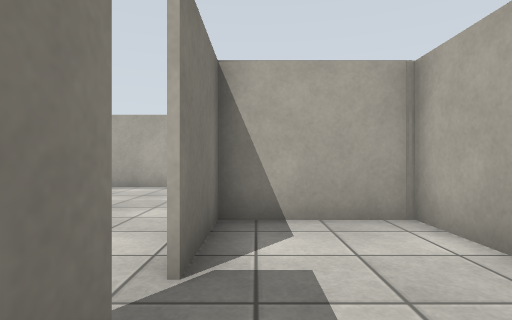
[1] (above)

17 first-person views from a walk through a Gazebo world. The camera is 0.94 m above the floor, looks level and sees 80° across. Floor lines are 1 m apart. The floor is counted in squares, 1 m on a side. Each view is taken from the middle of a square. On the plan, view 1 faces up. The plan holds only what a view shows up to about 11 squares ahead; the rest is blank. The place goes on beyond the plan. Surface patterns are stand-ins for the level's own textures.

[2]
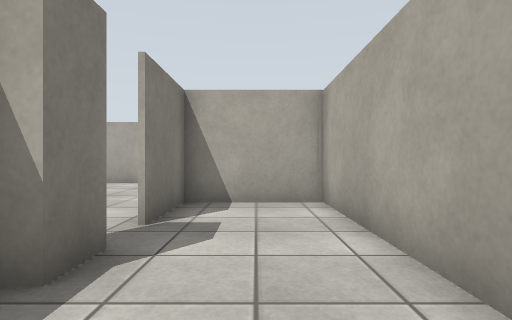

[3]
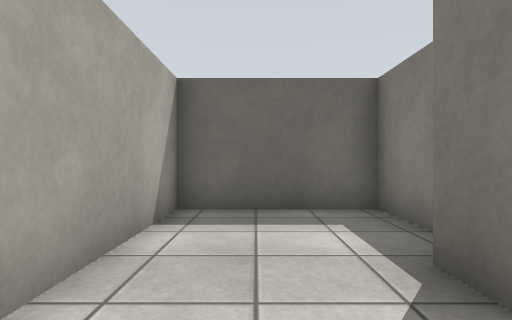

[4]
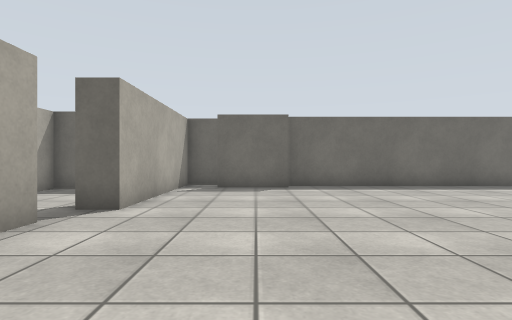

[5]
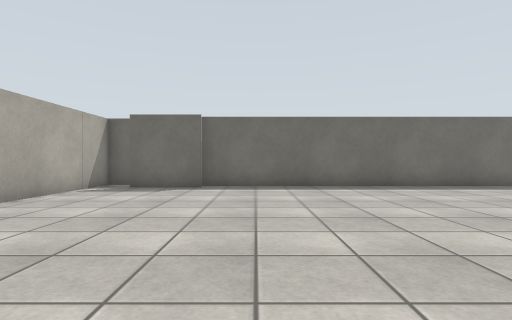

[6]
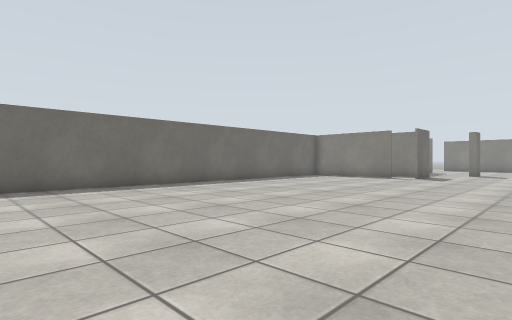

[7]
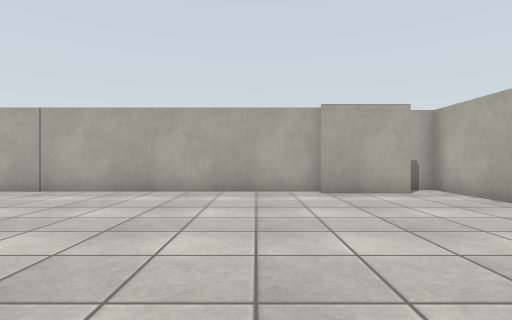

[8]
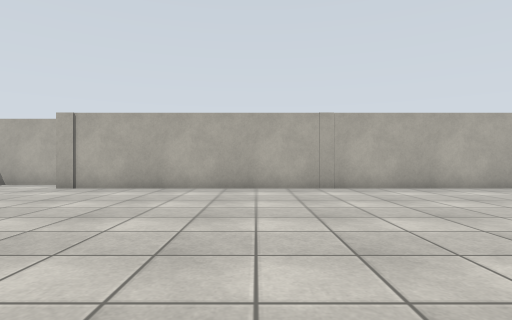

[9]
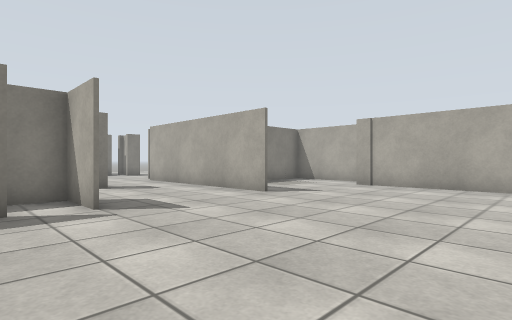

[10]
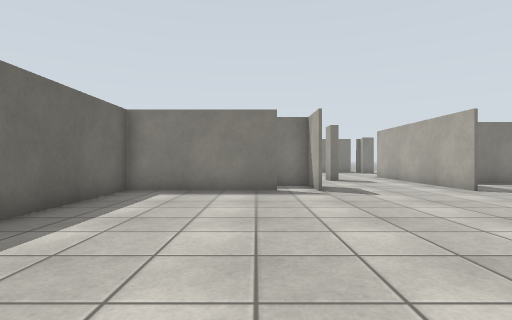

[11]
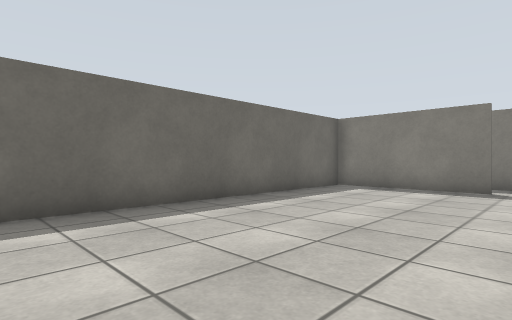

[12]
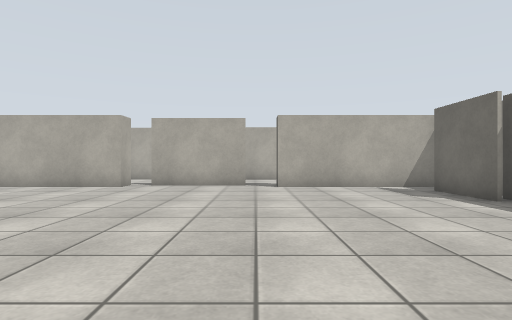

[13]
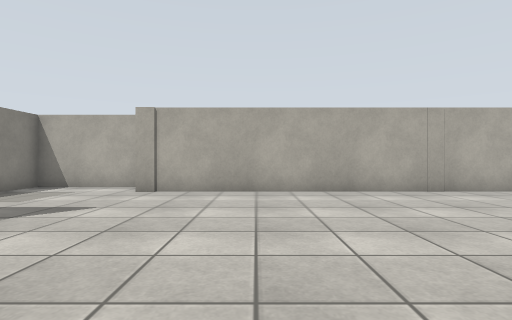

[14]
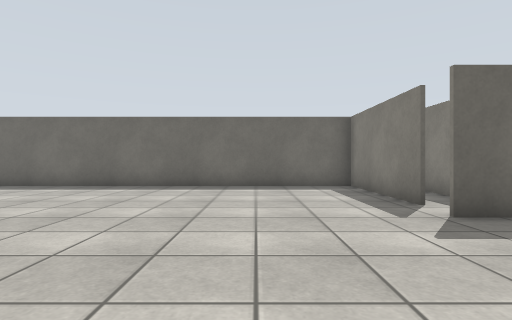

[15]
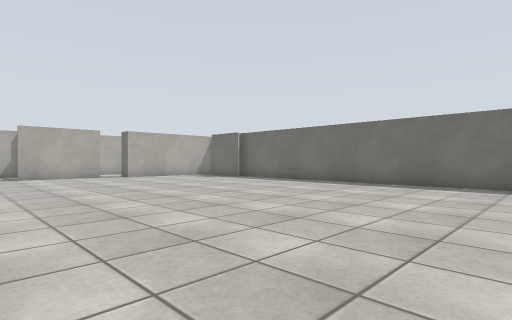

[16]
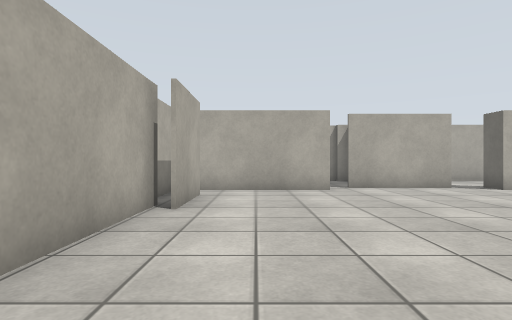

[17]
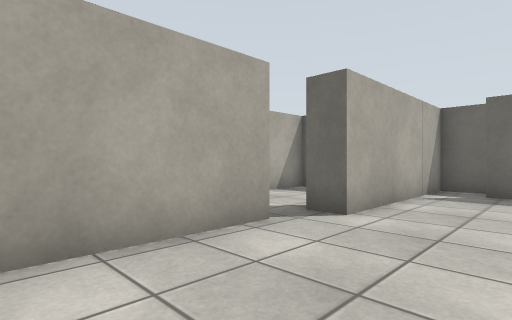

### Floor plan
Points are (right, up) in squares from view 1. A wall is a line through its corners. A room is listed if a view was taken in it or the views show most of it. See-through windows are left out.
Room 1 (views 1, 2, 3)
walls: (-1.4, 1.2) (-0.6, 1.2) (-0.6, 0.3); (-1.3, -1) (-1.3, -2.8) (2.5, -2.8) (2.5, 4.8) (-0.6, 4.8) (-0.6, 2.4)
ways out: opening at (-1, 2) to room 2
Room 2 (views 4, 5, 6, 7, 8, 9, 10, 11, 12, 13, 14, 15, 16, 17)
walls: (-23.2, 1.9) (-25.1, 1.9) (-25.1, 0.4); (-23.1, 6.6) (-25.5, 6.6); (-23.4, 0.8) (-23.4, -4) (-4.5, -4); (-5.1, -3.5) (-2.6, -3.5); (-4.6, 11.1) (-22.6, 11.1); (-24.2, 2) (-23.2, 2); (-1.4, 6.6) (-1.4, 11.5) (-3.2, 11.5); (-2.6, 10.5) (-5.2, 10.5); (-4, -4.5) (-1.4, -4.5) (-1.4, 1.2); (-0.7, 2.4) (-0.7, 5.9); (-23.1, 12.5) (-25.5, 12.5)
ways out: opening at (-1, 2) to room 1; opening at (-24, 1)

Positions as (right, up) in squares from view 1, and headings:
1: (0, 0), facing up
2: (1, -2), facing up
3: (1, 3), facing down
4: (-4, 7), facing down
5: (-7, 7), facing down
6: (-7, 7), facing down-left
7: (-7, 2), facing up
8: (-16, 1), facing up
9: (-17, 0), facing up-left
10: (-14, 0), facing left
11: (-13, 2), facing down-left
12: (-12, 2), facing right
13: (-19, 2), facing up
14: (-20, 7), facing down
15: (-18, 8), facing down-right
16: (-11, 9), facing right
17: (-4, 6), facing down-right
